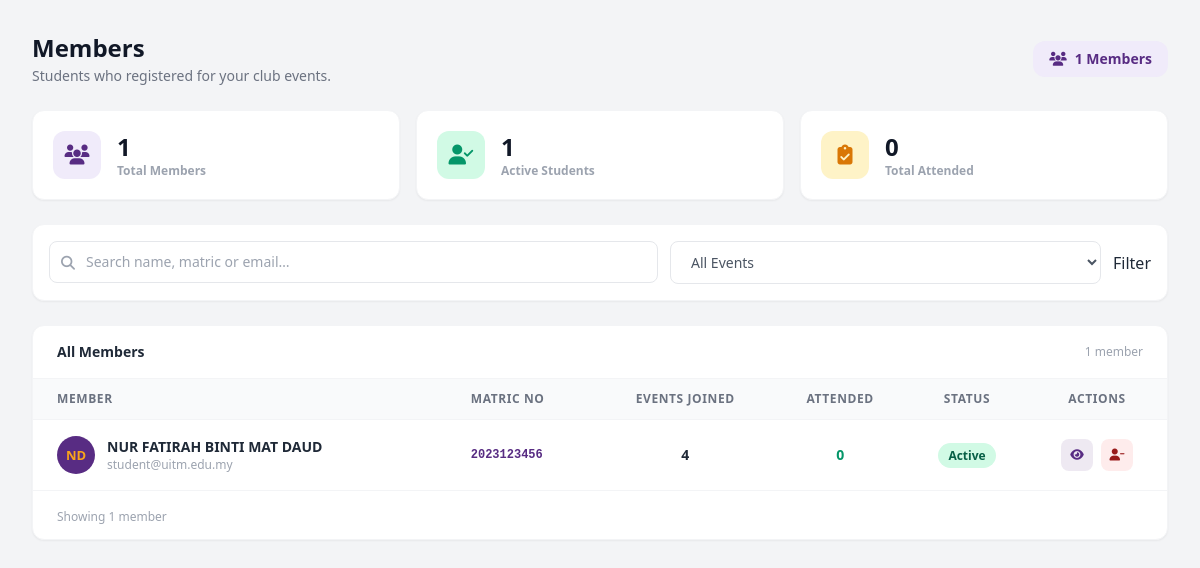
Screenshot of /members.php (signed in) with the database file from the repository.
### tables this page shows
CREATE TABLE `students` (
  `id` int(10) UNSIGNED NOT NULL,
  `campus_id` int(10) UNSIGNED DEFAULT NULL,
  `name` varchar(120) NOT NULL,
  `email` varchar(180) NOT NULL,
  `password` varchar(255) NOT NULL,
  `matric_no` varchar(40) DEFAULT NULL,
  `phone` varchar(20) DEFAULT NULL,
  `faculty` varchar(10) DEFAULT NULL,
  `year` tinyint(1) UNSIGNED DEFAULT NULL,
  `is_active` tinyint(1) NOT NULL DEFAULT 1,
  `created_at` datetime NOT NULL DEFAULT current_timestamp()
);

### config.php (called while the page is built, shortened)
<?php
function db(): PDO {
    static $pdo = null;
    if ($pdo === null) {
        $dsn = 'mysql:host=' . DB_HOST . ';dbname=' . DB_NAME . ';charset=' . DB_CHARSET;
        try {
            $pdo = new PDO($dsn, DB_USER, DB_PASS, [
                PDO::ATTR_ERRMODE            => PDO::ERRMODE_EXCEPTION,
                PDO::ATTR_DEFAULT_FETCH_MODE => PDO::FETCH_ASSOC,
                PDO::ATTR_EMULATE_PREPARES   => false,
            ]);
        } catch (PDOException $e) {
            die(json_encode(['error' => 'Database connection failed: ' . $e->getMessage()]));
        }
    }
    return $pdo;
}
?>

### members.php (the view, shortened to what this page needs)
<?php
require_once '../config.php';
$adminId    = $_SESSION['admin_id'];
$search      = trim($_GET['q'] ?? '');
$where  = "WHERE e.created_by = ? AND r.status != 'cancelled'";
$params = [$adminId];
$stmt = db()->prepare("
    SELECT s.id, s.name, s.email, s.matric_no, s.is_active,
           COUNT(DISTINCT r.event_id)          AS events_joined,
           SUM(r.attended_at IS NOT NULL)       AS events_attended,
           MIN(r.registered_at)                 AS first_joined
    FROM registrations r
    JOIN students s ON s.id = r.student_id
    JOIN events e   ON e.id = r.event_id
    $where
    GROUP BY s.id
    ORDER BY first_joined DESC
");
$stmt->execute($params);
$members = $stmt->fetchAll();
$totalMembers = count($members);
function getInitials(string $name): string {
    $parts = explode(' ', trim($name));
    $first = strtoupper(substr($parts[0] ?? '', 0, 1));
    $last  = strtoupper(substr(end($parts) ?? '', 0, 1));
    return $first !== $last ? $first . $last : $first;
}
?>
<!DOCTYPE html>
<html lang="en">
<head>
<script src="https://cdn.tailwindcss.com"></script>
<link rel="stylesheet" href="https://cdnjs.cloudflare.com/ajax/libs/font-awesome/6.4.0/css/all.min.css">
</head>
<body class="bg-gray-100 font-sans text-gray-800 flex h-screen overflow-hidden">
<div class="flex-1 flex flex-col h-full overflow-y-auto">
<main class="p-6 md:p-8 space-y-6 max-w-7xl w-full mx-auto">
  <div class="flex items-center justify-between flex-wrap gap-4">
    <div>
      <h1 class="text-2xl font-bold text-gray-900">Members</h1>
      <p class="text-sm text-gray-500 mt-0.5">Students who registered for your club events.</p>
    </div>
    <div class="flex items-center gap-2 text-sm font-semibold px-4 py-2 rounded-xl" style="background:#f0ebfa;color:#582C83;">
      <i class="fas fa-users"></i> <?= $totalMembers ?> Members
    </div>
  </div>
  <div class="grid grid-cols-2 sm:grid-cols-3 gap-4">
    <?php
    $totalAttended = array_sum(array_column($members, 'events_attended'));
    $activeMembers = count(array_filter($members, fn($m) => $m['is_active']));
    $cards = [
      ['label'=>'Total Members',   'val'=>$totalMembers,  'icon'=>'fa-users',         'color'=>'#582C83', 'bg'=>'#f0ebfa'],
      ['label'=>'Active Students', 'val'=>$activeMembers, 'icon'=>'fa-user-check',    'color'=>'#059669', 'bg'=>'#d1fae5'],
      ['label'=>'Total Attended',  'val'=>$totalAttended, 'icon'=>'fa-clipboard-check','color'=>'#d97706','bg'=>'#fef3c7'],
    ];
    foreach ($cards as $c): ?>
    <div class="stat-card bg-white p-5 rounded-xl border border-gray-100 shadow-sm flex items-center gap-4">
      <div class="w-12 h-12 rounded-xl flex items-center justify-center text-xl" style="background:<?= $c['bg'] ?>;color:<?= $c['color'] ?>;">
        <i class="fas <?= $c['icon'] ?>"></i>
      </div>
      <div>
        <p class="text-2xl font-extrabold text-gray-900"><?= $c['val'] ?></p>
        <p class="text-xs font-semibold text-gray-400"><?= $c['label'] ?></p>
      </div>
    </div>
    <?php endforeach; ?>
  </div>
  <div class="bg-white rounded-xl shadow-sm border border-gray-100 p-4">
    <form method="GET" class="flex flex-wrap gap-3">
      <div class="relative flex-1 min-w-[200px]">
        <i class="fas fa-search absolute left-3 top-1/2 -translate-y-1/2 text-gray-400 text-sm"></i>
        <input type="text" name="q" value="<?= htmlspecialchars($search) ?>"
               placeholder="Search name, matric or email…"
               class="w-full pl-9 pr-4 py-2.5 rounded-lg border border-gray-200 text-sm focus:outline-none focus:ring-2 focus:ring-purple-300">
      </div>
      <select name="event_id" class="px-4 py-2.5 rounded-lg border border-gray-200 text-sm bg-white text-gray-600 focus:outline-none focus:ring-2 focus:ring-purple-300">
        <option value="">All Events</option>
      </select>
      <button type="submit" class="btn-primary">Filter</button>
    </form>
  </div>
  <div class="bg-white rounded-xl shadow-sm border border-gray-100 overflow-hidden">
    <div class="flex items-center justify-between px-6 py-4 border-b border-gray-100">
      <h2 class="font-bold text-gray-800 text-sm">All Members</h2>
      <span class="text-xs text-gray-400"><?= $totalMembers ?> member<?= $totalMembers!==1?'s':'' ?></span>
    </div>
    <div class="overflow-x-auto">
      <table class="w-full text-sm">
        <thead>
          <tr class="border-b border-gray-100 bg-gray-50">
            <th class="px-6 py-3 text-left text-xs font-semibold text-gray-500 uppercase tracking-wider">Member</th>
            <th class="px-4 py-3 text-left text-xs font-semibold text-gray-500 uppercase tracking-wider">Matric No</th>
            <th class="px-4 py-3 text-center text-xs font-semibold text-gray-500 uppercase tracking-wider">Events Joined</th>
            <th class="px-4 py-3 text-center text-xs font-semibold text-gray-500 uppercase tracking-wider">Attended</th>
            <th class="px-4 py-3 text-center text-xs font-semibold text-gray-500 uppercase tracking-wider">Status</th>
            <th class="px-4 py-3 text-center text-xs font-semibold text-gray-500 uppercase tracking-wider">Actions</th>
          </tr>
        </thead>
        <tbody class="divide-y divide-gray-50">
          <?php if (empty($members)): ?>
            <tr><td colspan="6" class="px-6 py-16 text-center text-gray-400">
              <i class="fas fa-users-slash text-4xl mb-3 block" style="color:#D1BBF0;"></i>
              <p class="font-semibold text-gray-600">No members found.</p>
              <p class="text-xs mt-1">Members appear once students register for your events.</p>
            </td></tr>
          <?php else: foreach ($members as $m): ?>
            <tr class="hover-row">
              <td class="px-6 py-4">
                <div class="flex items-center gap-3">
                  <div class="avatar"><?= getInitials($m['name']) ?></div>
                  <div>
                    <p class="font-semibold text-gray-800"><?= htmlspecialchars($m['name']) ?></p>
                    <p class="text-xs text-gray-400"><?= htmlspecialchars($m['email']) ?></p>
                  </div>
                </div>
              </td>
              <td class="px-4 py-4 font-mono text-xs font-semibold" style="color:#582C83;"><?= htmlspecialchars($m['matric_no'] ?? '—') ?></td>
              <td class="px-4 py-4 text-center font-semibold text-gray-800"><?= $m['events_joined'] ?></td>
              <td class="px-4 py-4 text-center font-semibold text-emerald-600"><?= $m['events_attended'] ?></td>
              <td class="px-4 py-4 text-center">
                <span class="badge text-xs font-bold px-2.5 py-1 rounded-full <?= $m['is_active'] ? 'badge-active' : 'badge-inactive' ?>">
                  <?= $m['is_active'] ? 'Active' : 'Inactive' ?>
                </span>
              </td>
              <td class="px-4 py-4 text-center">
                <div class="flex items-center justify-center gap-2">
                  <button onclick='openMemberDetail(<?= json_encode([
                    "id"       => $m["id"],
                    "name"     => $m["name"],
                    "email"    => $m["email"],
                    "matric"   => $m["matric_no"] ?? "",
                    "events"   => (int)$m["events_joined"],
                    "attended" => (int)$m["events_attended"],
                    "joined"   => $m["first_joined"],
                    "active"   => (bool)$m["is_active"],
                  ]) ?>)'
                    class="w-8 h-8 rounded-lg flex items-center justify-center transition-all"
                    style="background:rgba(88,44,131,0.1);color:#582C83;" title="View details">
                    <i class="fas fa-eye text-xs"></i>
                  </button>
                  <button onclick='removeMember(<?= $m["id"] ?>, "<?= addslashes($m["name"]) ?>")'
                    class="w-8 h-8 rounded-lg flex items-center justify-center transition-all"
                    style="background:rgba(239,68,68,0.1);color:#991B1B;" title="Remove member">
                    <i class="fas fa-user-minus text-xs"></i>
                  </button>
                </div>
              </td>
            </tr>
          <?php endforeach; endif; ?>
        </tbody>
      </table>
    </div>
    <div class="px-6 py-3 border-t border-gray-100">
      <span class="text-xs text-gray-400">Showing <?= $totalMembers ?> member<?= $totalMembers!==1?'s':'' ?></span>
    </div>
  </div>
</main>
</div>
</body>
</html>

### members.php (style rules this page uses)
.avatar { width:38px; height:38px; border-radius:50%; background:#582C83; color:#F9A51B; font-weight:700; font-size:13px; display:flex; align-items:center; justify-content:center; flex-shrink:0; }
.badge-active { background:#D1FAE5; color:#065F46; }

### rows the page displays
students: name "ND", name "NUR FATIRAH BINTI MAT DAUD", email "student@uitm.edu.my", matric_no "2023123456", events_joined "4", events_attended "0", is_active "Active"

### other values shown
$totalMembers "1"
$c['val'] "1"
$c['label'] "Total Members"
$c['label'] "Active Students"
$c['val'] "0"
$c['label'] "Total Attended"
